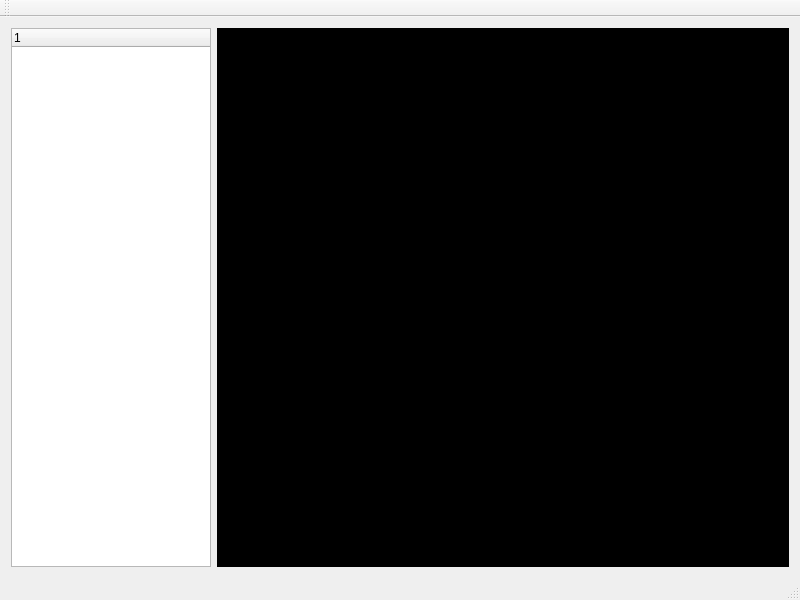
<?xml version="1.0" encoding="UTF-8"?>
<ui version="4.0">
 <class>MainWindow</class>
 <widget class="QMainWindow" name="MainWindow">
  <property name="geometry">
   <rect>
    <x>0</x>
    <y>0</y>
    <width>800</width>
    <height>600</height>
   </rect>
  </property>
  <property name="minimumSize">
   <size>
    <width>400</width>
    <height>300</height>
   </size>
  </property>
  <property name="windowTitle">
   <string>MainWindow</string>
  </property>
  <widget class="QWidget" name="centralWidget">
   <layout class="QHBoxLayout" name="horizontalLayout">
    <item>
     <widget class="QTreeWidget" name="treeWidget">
      <property name="sizePolicy">
       <sizepolicy hsizetype="Maximum" vsizetype="Expanding">
        <horstretch>0</horstretch>
        <verstretch>0</verstretch>
       </sizepolicy>
      </property>
      <property name="maximumSize">
       <size>
        <width>200</width>
        <height>16777215</height>
       </size>
      </property>
      <column>
       <property name="text">
        <string notr="true">1</string>
       </property>
      </column>
     </widget>
    </item>
    <item>
     <widget class="CocosWidget" name="cocosWidget" native="true">
      <property name="styleSheet">
       <string notr="true">background-color: rgb(0, 0, 0);</string>
      </property>
     </widget>
    </item>
   </layout>
  </widget>
  <widget class="QMenuBar" name="menuBar">
   <property name="geometry">
    <rect>
     <x>0</x>
     <y>0</y>
     <width>800</width>
     <height>22</height>
    </rect>
   </property>
  </widget>
  <widget class="QToolBar" name="mainToolBar">
   <attribute name="toolBarArea">
    <enum>TopToolBarArea</enum>
   </attribute>
   <attribute name="toolBarBreak">
    <bool>false</bool>
   </attribute>
  </widget>
  <widget class="QStatusBar" name="statusBar"/>
 </widget>
 <layoutdefault spacing="6" margin="11"/>
 <customwidgets>
  <customwidget>
   <class>CocosWidget</class>
   <extends>QWidget</extends>
   <header location="global">cocoswidget.h</header>
   <container>1</container>
  </customwidget>
 </customwidgets>
 <resources/>
 <connections/>
</ui>
